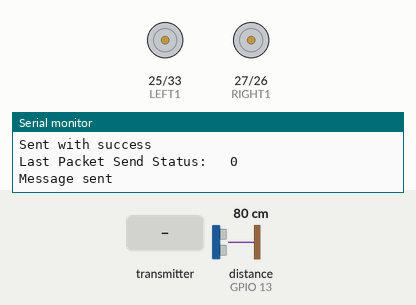
This sketch was run on a simulated ESP32. On the bench: motor-driver pin pairs drawn as motors (green arrow = first pin HIGH = forward, orange = second pin HIGH = backward, longer = more drive), the last lines printed to the serial monitor. Wiring (inferred from the names in the program): ultrasonic range finder: trigger GPIO 12; echo GPIO 13. The inputs (shaded band) are chosen by the test bench; at power-on: distance to the obstacle (sensor on GPIO 13) 80 cm. The echo pulse lasts 58.3 µs per cm; WiFi joins after 1.5 s; servers stay silent unless stated.

Above: at 1.2 s.
1.3 s: the transmitter starts sending xAxisV = 0
At 1.7 s:
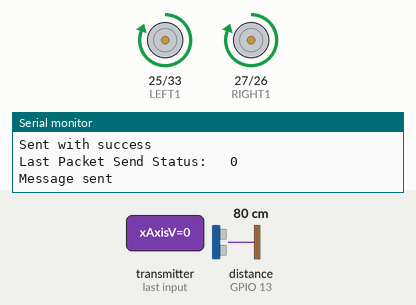
2.8 s: the transmitter starts sending yAxisV = 128
At 3.8 s:
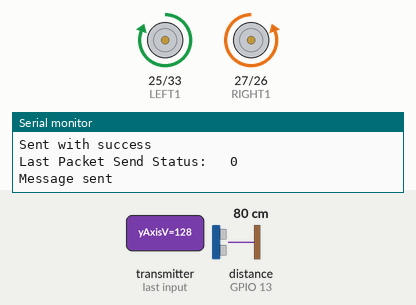
4.3 s: the transmitter starts sending xAxisV = 255
At 5.5 s:
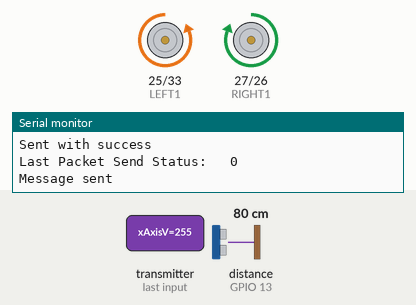
5.8 s: the transmitter starts sending yAxisV = 255
At 6.1 s:
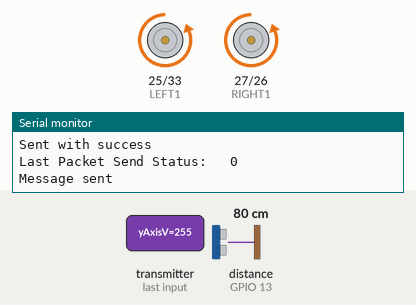
7.3 s: the transmitter starts sending yAxisV = 0
At 8.5 s:
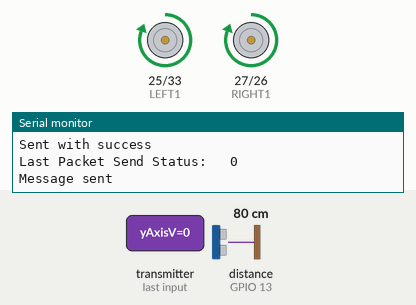
Timing chart, 0 to 9.8 s (numbered marks = the images above; inputs shaded):
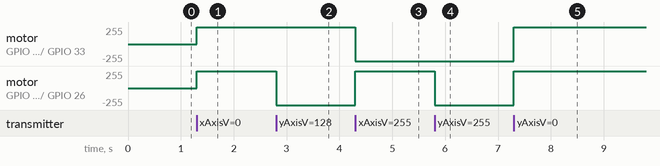

The sketch:

receiver.ino
```cpp
#include <esp_now.h>
#include <WiFi.h>


#define RIGHT1 27
#define RIGHT2 26
#define LEFT1 25
#define LEFT2 33

#define ECHO 13
#define TRIG 12

long dur;
float distCM;

uint8_t recMac[] = {0x20,0x43,0xA8,0x6B,0x07,0xB0}; //20:43:A8:6B:07:B0

#define MAX_SPEED 200

const int PWMFreq = 1000; /* 1 KHz */
const int PWMResolution = 8;

#define SIGNAL_TIMEOUT 1000
unsigned long lastRecvTime = 0;

struct PacketData{
  byte xAxisV;
  byte yAxisV;
};
PacketData rData;

struct PacketDataSend{
  byte distance;
};
PacketDataSend dataSend;

void OnDataSent(const uint8_t *mac_addr, esp_now_send_status_t status)
{
  Serial.print("\r\nLast Packet Send Status:\t ");
  Serial.println(status);
  Serial.println(status == ESP_NOW_SEND_SUCCESS ? "Message sent" : "Message failed");
}

void OnDataRecv(const esp_now_recv_info * mac, const unsigned char *incomingData, int len){
  if(len==0){
    return;
  }
  memcpy(&rData, incomingData, sizeof(rData));
  String inputData;
  inputData = inputData + "values " + rData.xAxisV + " " + rData.yAxisV;
  Serial.println(inputData);


  int throttle = map(rData.yAxisV, 254, 0, -255, 255);
  int steering = map(rData.yAxisV, 0, 254, -255, 255);
  int motorDir = 1;
  if (throttle < 0){
    motorDir = -1;
  }

  if (rData.yAxisV <= 75)       //Move car Forward
  {
    rotateMotor(MAX_SPEED, MAX_SPEED);
  }
  else if (rData.yAxisV >= 175)   //Move car Backward
  {
    rotateMotor(-MAX_SPEED, -MAX_SPEED);
  }
  else if (rData.xAxisV >= 175)  //Move car Right
  {
    rotateMotor(MAX_SPEED, -MAX_SPEED);
  }
  else if (rData.xAxisV <= 75)   //Move car Left
  {
    rotateMotor(-MAX_SPEED, MAX_SPEED);
  }
  else                                      //Stop the car
  {
    rotateMotor(0, 0);
  }

  lastRecvTime = millis();
}

void rotateMotor(int rightMotor, int leftMotor){
  if (rightMotor < 0){
    digitalWrite(RIGHT1, LOW);
    digitalWrite(RIGHT2, HIGH);
  }
  else if (rightMotor > 0){
    digitalWrite(RIGHT1, HIGH);
    digitalWrite(RIGHT2, LOW);
  }
  else{
    digitalWrite(RIGHT1, LOW);
    digitalWrite(RIGHT2, LOW);
  }

  if (leftMotor < 0){
    digitalWrite(LEFT1, LOW);
    digitalWrite(LEFT2, HIGH);
  }
  else if (leftMotor > 0){
    digitalWrite(LEFT1, HIGH);
    digitalWrite(LEFT2, LOW);
  }
  else{
    digitalWrite(LEFT1, LOW);
    digitalWrite(LEFT2, LOW);
  }
}

void measure(){
  // Clears the trigPin
  digitalWrite(TRIG, LOW);
  delayMicroseconds(2);
  // Sets the trigPin on HIGH state for 10 micro seconds
  digitalWrite(TRIG, HIGH);
  delayMicroseconds(10);
  digitalWrite(TRIG, LOW);

  dur = pulseIn(ECHO, HIGH);
  distCM = dur * 0.034/2;

  delay(100);
}

void setupPins(){
  pinMode(RIGHT1, OUTPUT);
  pinMode(RIGHT2, OUTPUT);

  pinMode(LEFT1, OUTPUT);
  pinMode(LEFT2, OUTPUT);

  pinMode(TRIG, OUTPUT);
  pinMode(ECHO, INPUT);

  rotateMotor(0,0);
}

void setup() {
  setupPins();
  Serial.begin(115200);
  WiFi.mode(WIFI_STA);
  WiFi.begin();

  if(esp_now_init() != ESP_OK){
    Serial.println("Error initialazing ESP-NOW");
    return;
  }

  esp_now_register_recv_cb(OnDataRecv);

  esp_now_register_send_cb(OnDataSent);

  esp_now_peer_info_t peerInfo = {};

  memcpy(peerInfo.peer_addr, recMac, 6);
  peerInfo.channel = 0;
  peerInfo.encrypt = false;

  if (esp_now_add_peer(&peerInfo) != ESP_OK)
  {
    Serial.println("Failed to add peer");
    return;
  }
  else
  {
    Serial.println("Succes: Added peer");
  }
}

void loop() {
  measure();

  dataSend.distance = distCM;

  esp_err_t result = esp_now_send(recMac, (uint8_t *) &dataSend, sizeof(dataSend));

  if (result == ESP_OK)
  {
    Serial.println("Sent with success");
  }
  else
  {
    Serial.println("Error sending the data");
  }

  delay(100);


  unsigned long now = millis();
  if(now - lastRecvTime > SIGNAL_TIMEOUT){
    rotateMotor(0,0);
  }
}
```

Measured:
- after the input at 1.3 s, motor on GPIO 25 (LEFT1) / GPIO 33 (LEFT2), motor on GPIO 27 (RIGHT1) / GPIO 26 (RIGHT2): stopped → forward 255/255 at once
- after the input at 2.8 s, motor on GPIO 27 (RIGHT1) / GPIO 26 (RIGHT2): forward 255/255 → backward 255/255 at once
- after the input at 4.3 s, motor on GPIO 25 (LEFT1) / GPIO 33 (LEFT2): forward 255/255 → backward 255/255 at once; motor on GPIO 27 (RIGHT1) / GPIO 26 (RIGHT2): backward 255/255 → forward 255/255 at once
- after the input at 5.8 s, motor on GPIO 27 (RIGHT1) / GPIO 26 (RIGHT2): forward 255/255 → backward 255/255 at once
- after the input at 7.3 s, motor on GPIO 25 (LEFT1) / GPIO 33 (LEFT2), motor on GPIO 27 (RIGHT1) / GPIO 26 (RIGHT2): backward 255/255 → forward 255/255 at once
